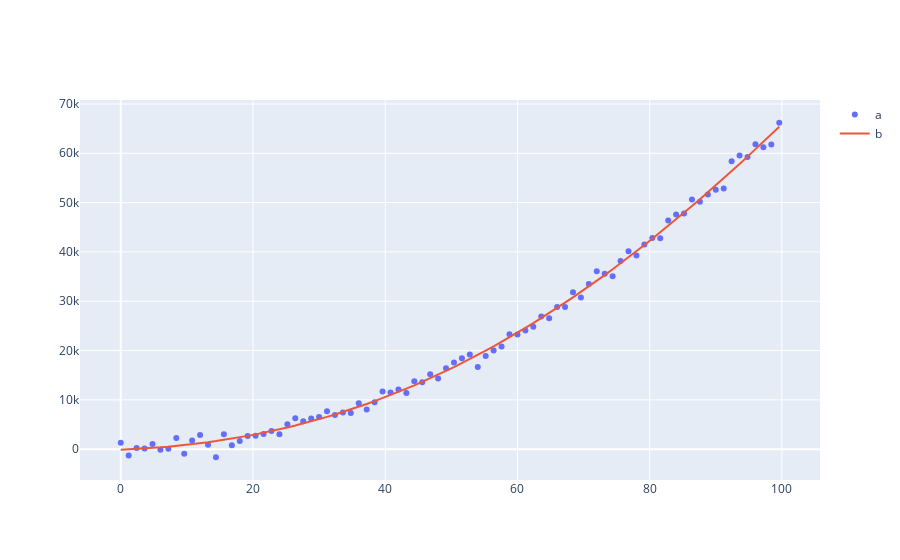

The cell this chart's notebook holds for it:
### Code cell
plot_diagram(name_1= 'a', name_2= 'b', mode_1= 'markers', mode_2= 'lines',
             x_1= x_value.reshape(-1, ), y_1= y_value.reshape(-1, ), 
             x_2= x_value.reshape(-1, ), y_2= function(input= X, theta= theta_true))
